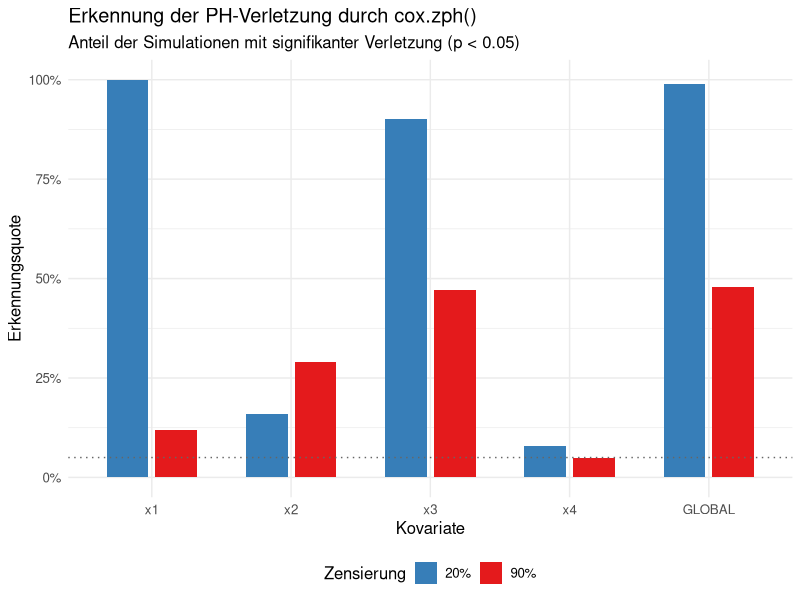
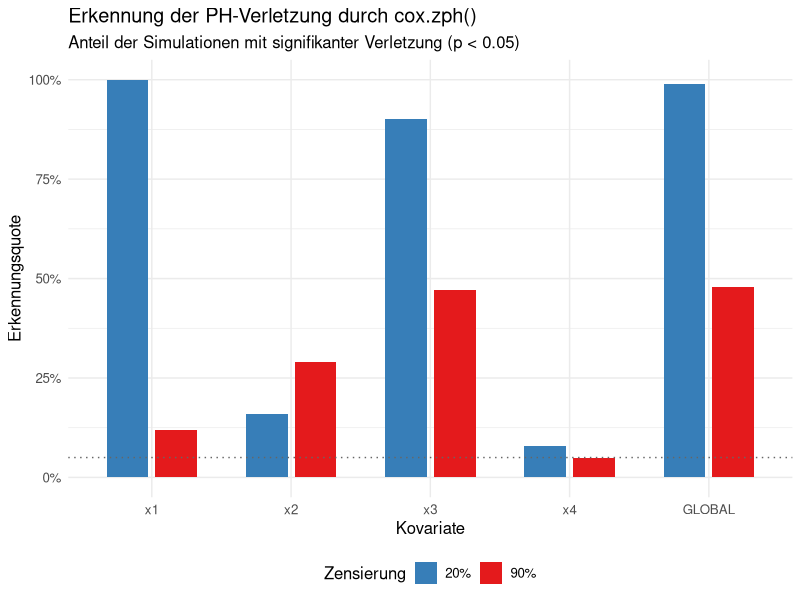
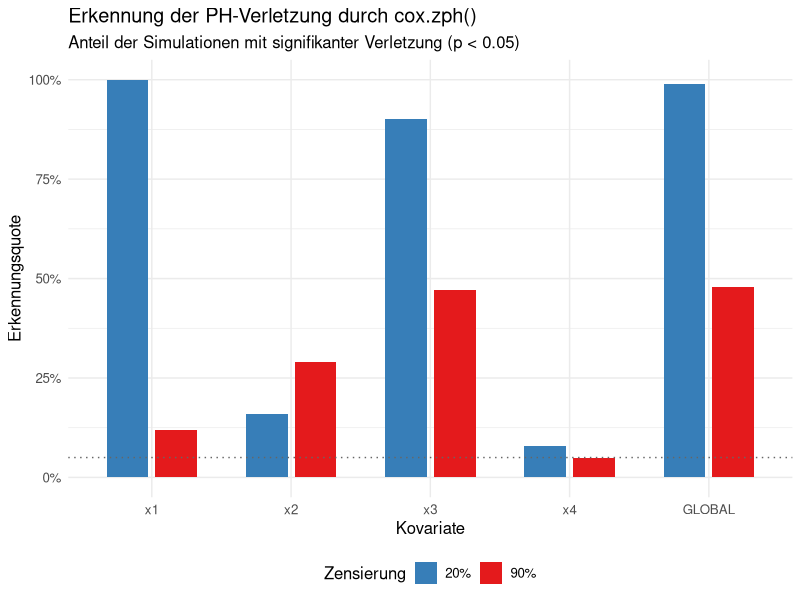
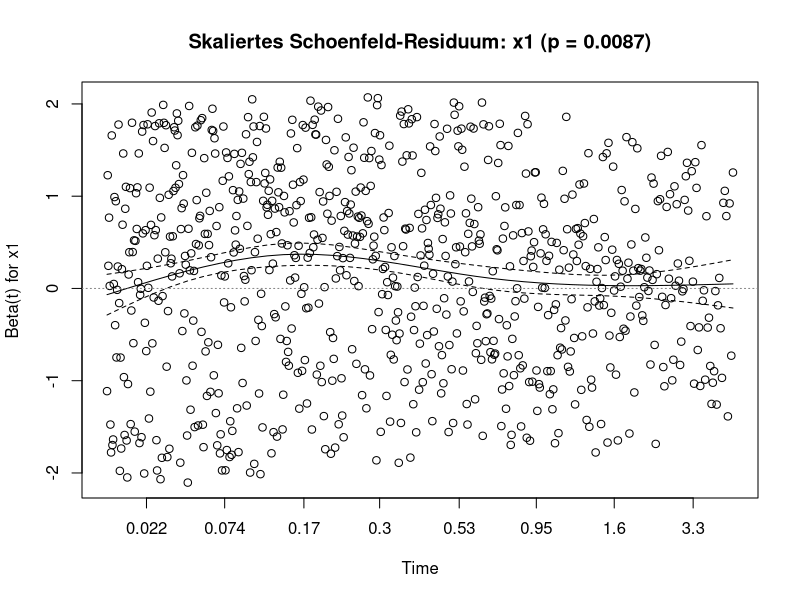

Generate these figures, in order, with R:
# ===================================================================
# Schoenfeld-Residuen & PH-Detection (Hazard 0.3)
# -------------------------------------------------------------------
# Teil A: Einzelner Schoenfeld-Fit (Illustration, nur x1)
# Teil B: PH-Detection-Quote über 100 Iterationen, alle Variablen,
#         20% vs 90% Zensierung -> der 100%->x% Befund
# ===================================================================

library(survival)
library(ggplot2)
library(dplyr)
library(tidyr)

HAZARD_FACTOR <- 0.3

simulate_censoring <- function(n = 1000, cens_rate) {
  x1 <- runif(n, -2, 2); x2 <- rnorm(n, 0, 1)
  x3 <- rbinom(n, 1, 0.5); x4 <- rnorm(n, 0, 1)
  lp_base <- 1.5 * sin(pi * x1) + 1.2 * (x2^2) + (1.5 * x1 * x3)
  true_time <- ( -log(runif(n)) / (HAZARD_FACTOR * exp(lp_base + 1.5 * x3)) )^(1/(1.1 + 0.5 * x3))
  cens_time <- rexp(n, rate = cens_rate)
  time   <- pmin(true_time, cens_time, 5)
  status <- ifelse(true_time <= pmin(cens_time, 5), 1, 0)
  data.frame(time, status, x1, x2, x3, x4)
}

calibrate_rate <- function(target_cens, n_calib = 20000, seed = 1) {
  f <- function(rate) {
    set.seed(seed)
    d <- simulate_censoring(n = n_calib, cens_rate = rate)
    mean(d$status == 0) - target_cens
  }
  uniroot(f, interval = c(1e-4, 50), tol = 1e-4)$root
}

form <- Surv(time, status) ~ x1 + x2 + x3 + x4

# -------------------------------------------------------------------
# TEIL B zuerst: PH-Detection-Quote über Iterationen
# -------------------------------------------------------------------
cens_levels <- c(0.20, 0.90)
n_iter      <- 100

cat("Kalibriere Raten...\n")
rates <- sapply(cens_levels, calibrate_rate)
names(rates) <- paste0(cens_levels*100, "%")
print(round(rates, 4))

detection <- data.frame()

for (k in seq_along(cens_levels)) {
  cens <- cens_levels[k]; rate <- rates[k]
  cat("\nZensierung", cens*100, "% ...\n")
  
  for (i in 1:n_iter) {
    set.seed(round(cens*1000) + i)
    d <- simulate_censoring(n = 1000, cens_rate = rate)
    
    res <- tryCatch({
      m <- coxph(form, data = d)
      zph <- cox.zph(m)
      # p-Werte pro Variable + GLOBAL
      pvals <- zph$table[, "p"]
      data.frame(
        Zensierung = cens,
        Variable = rownames(zph$table),
        p = pvals,
        verletzt = pvals < 0.05
      )
    }, error = function(e) NULL)
    
    if (!is.null(res)) detection <- rbind(detection, res)
  }
}

# Detection-Quote je Variable und Zensierung
quote <- detection %>%
  group_by(Zensierung, Variable) %>%
  summarise(Detection_Rate = mean(verletzt, na.rm = TRUE),
            n_valid = sum(!is.na(verletzt)), .groups = "drop")

cat("\n=== PH-Detection-Quote (Anteil Simulationen mit p < 0.05) ===\n")
quote_wide <- quote %>%
  select(Variable, Zensierung, Detection_Rate) %>%
  pivot_wider(names_from = Zensierung, values_from = Detection_Rate)
print(as.data.frame(quote_wide), row.names = FALSE)

# -------------------------------------------------------------------
# Plot B: Detection-Quote
# -------------------------------------------------------------------
quote$Variable <- factor(quote$Variable,
                         levels = c("x1","x2","x3","x4","GLOBAL"))
quote$Zens_label <- paste0(quote$Zensierung*100, "%")

plot_det <- ggplot(quote, aes(x = Variable, y = Detection_Rate,
                              fill = Zens_label)) +
  geom_col(position = position_dodge(width = 0.7), width = 0.6) +
  geom_hline(yintercept = 0.05, linetype = "dotted", color = "grey40") +
  scale_y_continuous(labels = scales::percent_format(), limits = c(0,1)) +
  scale_fill_manual(values = c("20%"="#377EB8", "90%"="#E41A1C")) +
  theme_minimal() +
  labs(title = "Erkennung der PH-Verletzung durch cox.zph()",
       subtitle = "Anteil der Simulationen mit signifikanter Verletzung (p < 0.05)",
       x = "Kovariate", y = "Erkennungsquote", fill = "Zensierung") +
  theme(text = element_text(size = 12), legend.position = "bottom")

print(plot_det)

ggsave("Plot_v3_PH_Detection.png", plot = plot_det, width = 10, height = 6, dpi = 300)
print(plot_det)

# -------------------------------------------------------------------
# TEIL A: Einzelner Schoenfeld-Fit zur Illustration (x1 vs x3)
# -------------------------------------------------------------------
set.seed(202)
rate20 <- rates[1]
d_ill <- simulate_censoring(n = 1000, cens_rate = rate20)
m_ill <- coxph(form, data = d_ill)
zph_ill <- cox.zph(m_ill)

cat("\n=== Einzelner Fit (20% Zensierung, Seed 202) ===\n")
print(zph_ill$table)

# Schoenfeld-Plot fuer x1 speichern
png("Plot_v3_Schoenfeld_x1.png", width = 900, height = 500, res = 110)
plot(zph_ill[1], main = paste0("Skaliertes Schoenfeld-Residuum: x1 (p = ",
                               round(zph_ill$table["x1","p"], 4), ")"))
abline(h = 0, lty = 3, col = "grey50")
dev.off()

cat("\nGespeichert:\n  Plot_v3_PH_Detection.png\n  Plot_v3_Schoenfeld_x1.png\n")

write.csv(quote, "Ergebnisse_v3_PH_Detection.csv", row.names = FALSE)
